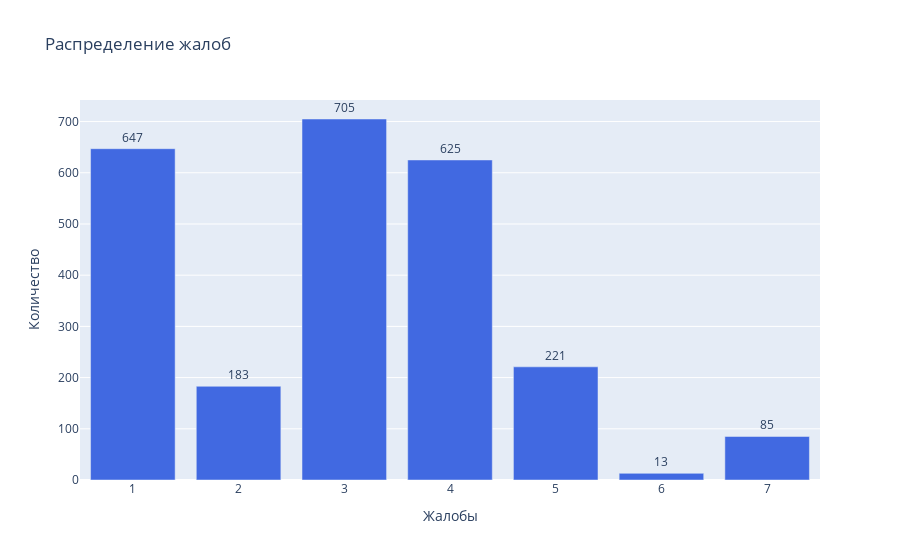

Notebook source saved alongside this figure:
### Code cell
df_complains = df.groupby('Q2').agg({'user_id' : 'count'})

fig = go.Figure(data=[go.Bar(x = df_complains.index, y = df_complains['user_id'], marker_color = 'royalblue', text=df_complains['user_id'], textposition='outside')])
                
fig.update_layout(title = 'Распределение жалоб')
fig.update_xaxes({'dtick' : 1}, title = 'Жалобы')
fig.update_yaxes(title = 'Количество') 
fig.show()

### Figure 1 — Plotly figure (JSON) as saved in the notebook; plotly's stock layout.template omitted (floating-point values rounded to 4 significant figures)
{"data": [{"marker": {"color": "royalblue"}, "text": [647, 183, 705, 625, 221, 13, 85], "textposition": "outside", "type": "bar", "x": [1, 2, 3, 4, 5, 6, 7], "y": [647, 183, 705, 625, 221, 13, 85]}], "layout": {"title": {"text": "Распределение жалоб"}, "xaxis": {"dtick": 1, "title": {"text": "Жалобы"}}, "yaxis": {"title": {"text": "Количество"}}}}
